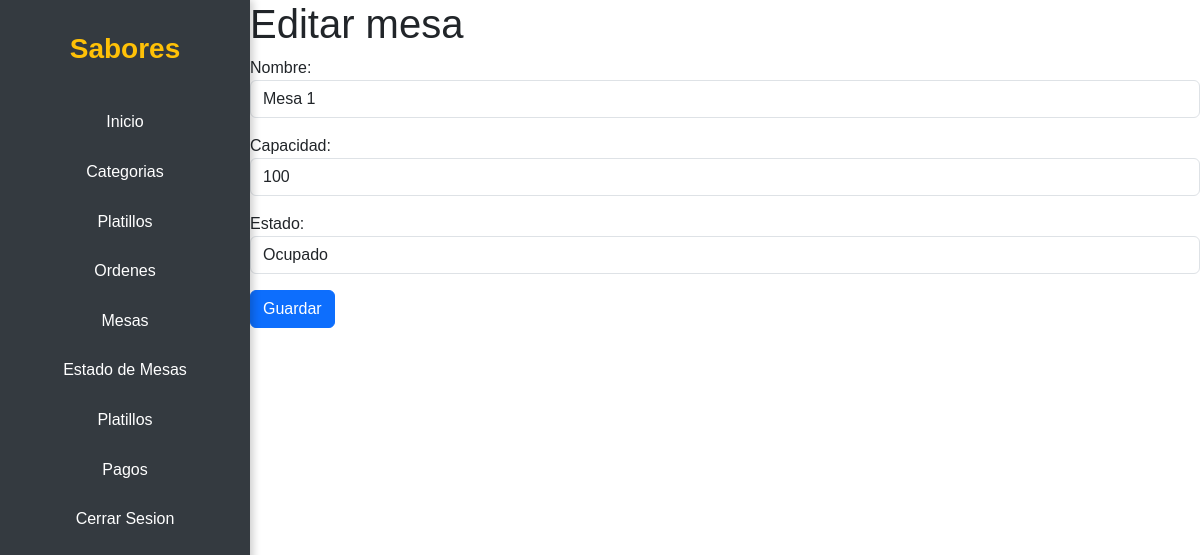
Page /ordenes/mesas/editar/1/ (signed in) on the earlier database version.
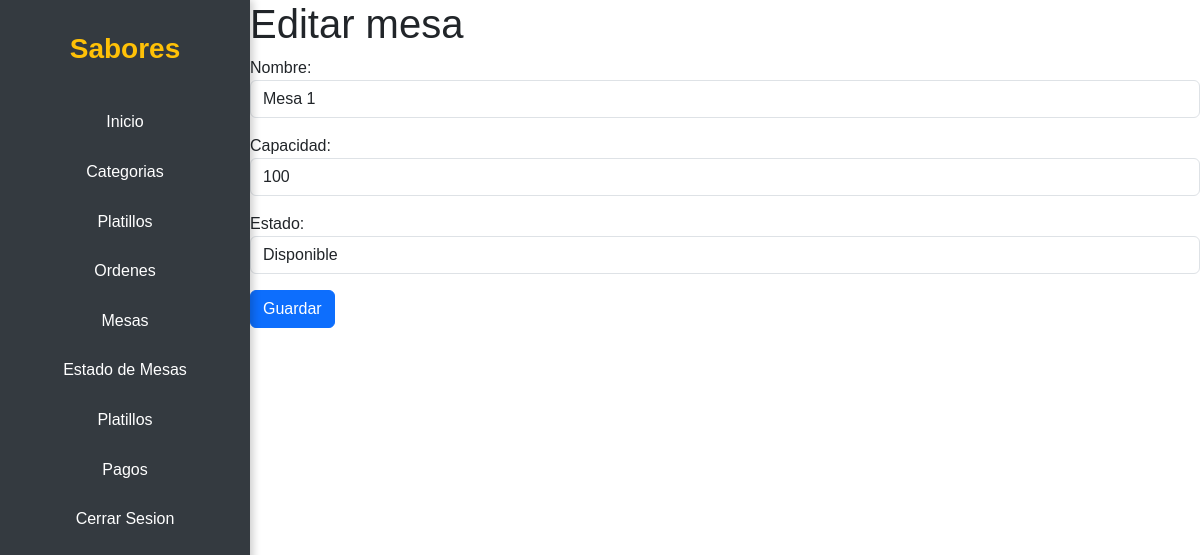
Same page on the later database version.
### apps/ordenes/models.py (models this page shows, shortened)
class Mesa(models.Model):
    nombre = models.CharField(max_length=100, null=False)
    capacidad = models.IntegerField(null=False)
    estado = models.ForeignKey(MesaEstado, on_delete=models.CASCADE, related_name='mesas_estado')

class MesaEstado(models.Model):
    nombre = models.CharField(max_length=50)
    def __str__(self):
        return self.nombre

### apps/ordenes/views.py (the view)
# urls.py: path('mesas/editar/<int:pk>/', views.MesaUpdateView.as_view(), name='mesas_update'),
class MesaUpdateView(LoginRequiredMixin, UpdateView):
    model = Mesa
    form_class = MesaForm
    template_name = 'mesas/mesas_edit_form.html'
    success_url = '/ordenes/mesas/'

### apps/ordenes/forms.py
class MesaForm(forms.ModelForm):
    class Meta:
        model = Mesa
        fields = ['nombre', 'capacidad', 'estado']
        widgets = {
            'nombre': forms.TextInput(attrs={'class': 'form-control'}),
            'capacidad': forms.NumberInput(attrs={'class': 'form-control'}),
            'estado': forms.Select(attrs={'class': 'form-control'})
        }

### templates/mesas/mesas_edit_form.html (shortened to what this page needs)
{% extends 'main/base.html' %}
{% block content %}
<h1>Editar mesa</h1>
<form action="{% url 'ordenes:mesas_update' form.instance.pk %}" method="post">
    {{ form.as_p }}
    <button type="submit" class="btn btn-primary">Guardar</button>
</form>
{% endblock %}

Differences in the rows shown:
changed Mesa "Mesa 1": estado "Ocupado" → "Disponible"
